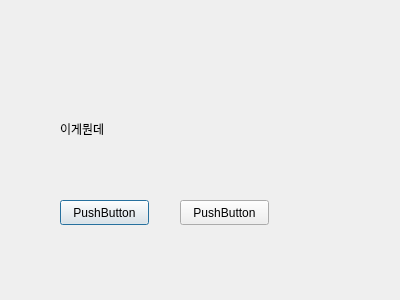
<?xml version="1.0" encoding="UTF-8"?>
<ui version="4.0">
 <class>Dialog</class>
 <widget class="QDialog" name="Dialog">
  <property name="geometry">
   <rect>
    <x>0</x>
    <y>0</y>
    <width>400</width>
    <height>300</height>
   </rect>
  </property>
  <property name="windowTitle">
   <string>Dialog</string>
  </property>
  <widget class="QPushButton" name="btn_1">
   <property name="geometry">
    <rect>
     <x>60</x>
     <y>200</y>
     <width>89</width>
     <height>25</height>
    </rect>
   </property>
   <property name="text">
    <string>PushButton</string>
   </property>
  </widget>
  <widget class="QPushButton" name="btn_2">
   <property name="geometry">
    <rect>
     <x>180</x>
     <y>200</y>
     <width>89</width>
     <height>25</height>
    </rect>
   </property>
   <property name="text">
    <string>PushButton</string>
   </property>
  </widget>
  <widget class="QLabel" name="label">
   <property name="geometry">
    <rect>
     <x>60</x>
     <y>120</y>
     <width>231</width>
     <height>17</height>
    </rect>
   </property>
   <property name="text">
    <string>이게뭔데</string>
   </property>
  </widget>
 </widget>
 <resources/>
 <connections/>
</ui>
